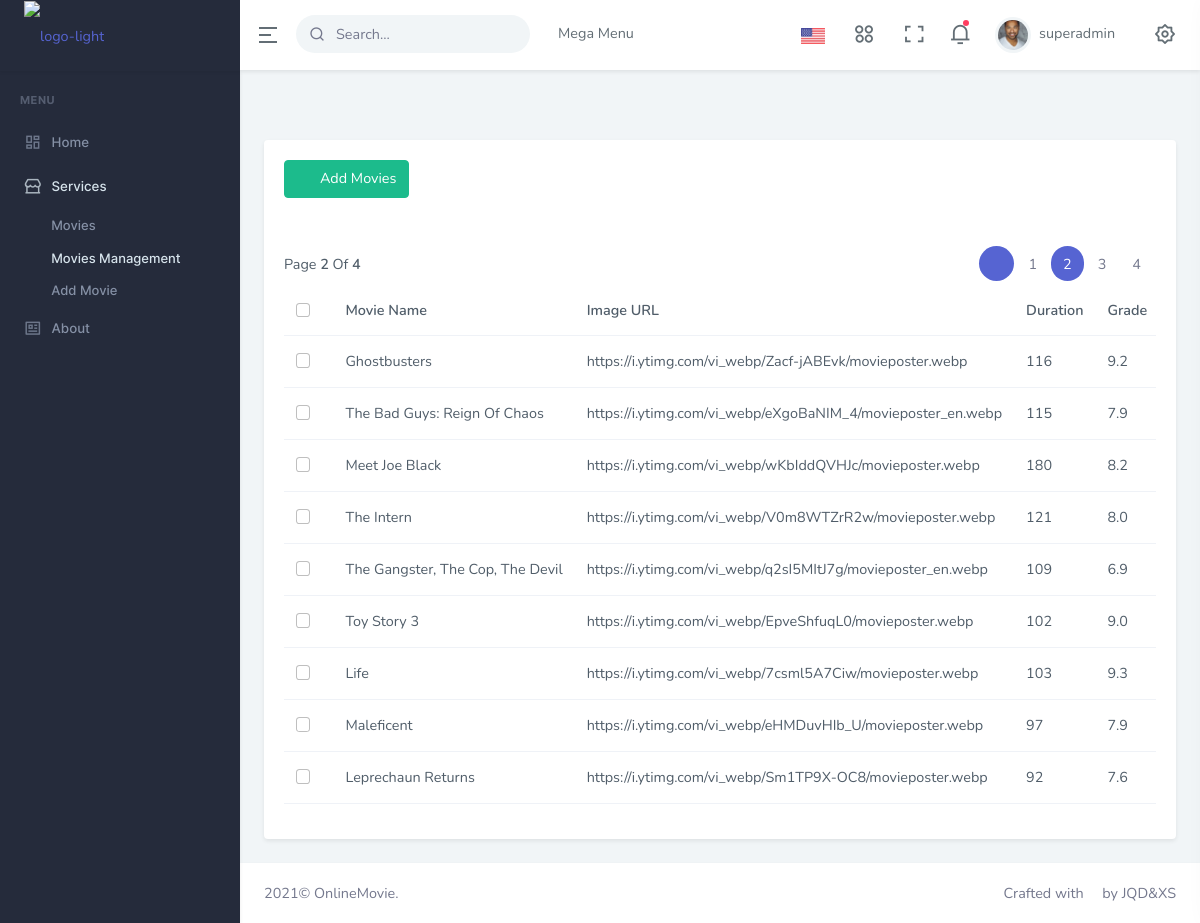
The app's page /about-us/movie_manage?page=2 (signed in) with its own data.
### ecommerce/models.py (models this page shows)
class Movie(models.Model):
    name = models.CharField(max_length=100)
    img_url = models.URLField(max_length=1000)
    duration = models.IntegerField()
    grade = models.FloatField(default=0.0)
    type = models.CharField(max_length=100)
    watch_url = models.URLField(max_length=1000, null=True)
    price = models.IntegerField()
    features = models.CharField(max_length=200, default='Default')
    description = models.CharField(max_length=1000, default='None')
    meta_description = models.CharField(max_length=1000, default='None')
    country = models.CharField(max_length=100, default='Unknown')
    restriction = models.CharField(max_length=100, default='G')

### ecommerce/views.py (the view)
# urls.py: path('movie_manage',views.movie_page),
@csrf_exempt
def movie_page(request):
    all_movies = Movie.objects.all().order_by("-id")  # select all movies in database
    paginator = Paginator(all_movies, 9)
    if request.method == "GET":
        page = request.GET.get('page')
        try:
            movies = paginator.page(page)
        except PageNotAnInteger:
            movies = paginator.page(1)
        except InvalidPage:
            return HttpResponse('404')
        except EmptyPage:
            movies = paginator.page(paginator.num_pages)
    return render(request,'menu/ecommerce/ecommerce-customers.html',{'movies':movies})

### templates/menu/ecommerce/ecommerce-customers.html (shortened to what this page needs)
{% extends 'partials/base.html' %}
{% load static %}
{% block extra_css %}
    <link href="{% static 'libs/datatables.net-bs4/css/dataTables.bootstrap4.min.css' %}" rel="stylesheet" type="text/css" />
    <link href="{% static 'libs/datatables.net-responsive-bs4/css/responsive.bootstrap4.min.css' %}" rel="stylesheet" type="text/css" />
{% endblock %}
{% block content %}
                        <div class="row">
                            <div class="col-lg-12">
                                <div class="card">
                                    <div class="card-body">
                                        <div>
                                            <a href="add-product" class="btn btn-success mb-2"><i class="mdi mdi-plus me-2"></i> Add Movies</a>
                                        </div>
                                        <div class="table-responsive mt-3">
                                            <table class="table table-centered datatable dt-responsive nowrap " style="border-collapse: collapse; border-spacing: 0; width: 100%;">
                                                <thead class="thead-light">
                                                    <tr>
                                                        <th style="width: 20px;">
                                                            <div class="form-check">
                                                                <input type="checkbox" class="form-check-input" id="checkboxall">
                                                                <label class="form-check-label mb-0" for="checkboxall">&nbsp;</label>
                                                            </div>
                                                        </th>
                                                        <th>Movie Name</th>
                                                        <th>Image URL</th>
                                                        <th>Duration</th>
                                                        <th>Grade</th>
                                                    </tr>
                                                </thead>
                                                <tbody>
                                                    {% for movie in movies %}
                                                    <tr>
                                                        <td>
                                                            <div class="form-check">
                                                                <input type="checkbox" name="chkbox" class="form-check-input" id="checkboxall2">
                                                                <label class="form-check-label mb-0" for="checkboxall2">&nbsp;</label>
                                                            </div>
                                                        </td>
                                                        <td>{{movie.name}}</td>
                                                        <td>{{movie.img_url}}</td>
                                                        <td>{{movie.duration}}</td>
                                                        <td>{{movie.grade}}</td>
                                                    </tr>
                                                    {% endfor %}
                                                </tbody>
                                                <div class="row mt-4">
                                                    <div class="col-sm-6">
                                                        <div>
                                                            <p class="mb-sm-0 mt-2">Page <span class="fw-bold">{{ movies.number }}</span> Of <span class="fw-bold">{{ movies.paginator.num_pages }}</span></p>
                                                        </div>
                                                    </div>
                                                    <div class="col-sm-6">
                                                        <div class="float-sm-end">
                                                            <ul class="pagination pagination-rounded mb-sm-0">
                                                                {% if movies.has_previous %}
                                                                    <li class="page-item active">
                                                                        <a href="?page={{ movies.previous_page_number }}" class="page-link"><i class="mdi mdi-chevron-left"></i></a>
                                                                    </li>
                                                                {%else%}
                                                                    <li class="page-item disabled">
                                                                        <a href="#" class="page-link"><i class="mdi mdi-chevron-left"></i></a>
                                                                    </li>
                                                                {%endif%}
                                                                {% for index in movies.paginator.page_range %}
                                                                    {%if index == movies.number%}
                                                                        <li class="page-item active" >
                                                                            <a href="?page={{ index }}" class="page-link">{{ index }}</a>
                                                                        </li>
                                                                    {%else%}
                                                                        <li class="page-item">
                                                                            <a href="?page={{ index }}" class="page-link">{{ index }}</a>
                                                                        </li>
                                                                    {%endif%}
                                                                {% endfor %}
                                                            </ul>
                                                        </div>
                                                    </div>
                                                </div>
                                            </table>
                                        </div>
                                    </div>
                                </div>
                            </div>
                        </div>
{% endblock %}

### templates/partials/header.html (shortened to what this page needs)
{% load static %}
{% block header %}
		<header id="page-topbar">
			<div class="navbar-header">
				<div class="d-flex">
					<div class="navbar-brand-box">
						<a href="{% url 'pages-faqs' %}" class="logo logo-light">
							<span class="logo-lg">
                                    <img src="{% static 'images/logo-light.png' %}" alt="logo-light" height="40">
                                </span>
						</a>
					</div>
					<button type="button" class="btn btn-sm px-3 font-size-24 header-item waves-effect" id="vertical-menu-btn"> <i class="ri-menu-2-line align-middle"></i>
					</button>
					<form class="app-search d-none d-lg-block">
						<div class="position-relative">
							<input type="text" class="form-control" placeholder="Search..."> <span class="ri-search-line"></span>
						</div>
					</form>
					<div class="dropdown dropdown-mega d-none d-lg-block ms-3">
						<button type="button" class="btn header-item waves-effect" data-bs-toggle="dropdown" aria-haspopup="false" aria-expanded="false" key="t-megamenu">Mega Menu <i class="mdi mdi-chevron-down"></i>
						</button>
					</div>
				</div>
				<div class="d-flex">
					<div class="dropdown d-inline-block">
						<button type="button" class="btn header-item waves-effect" data-bs-toggle="dropdown" aria-haspopup="true"
						aria-expanded="false">
						<img id="header-lang-img" src="{% static 'images/flags/us.jpg' %}" alt="Header Language" height="16" />
						</button>
					</div>
					<div class="dropdown d-none d-lg-inline-block ms-1">
						<button type="button" class="btn header-item noti-icon waves-effect" data-bs-toggle="dropdown" aria-haspopup="true" aria-expanded="false"> <i class="ri-apps-2-line"></i>
						</button>
					</div>
					<div class="dropdown d-none d-lg-inline-block ms-1">
						<button type="button" class="btn header-item noti-icon waves-effect" data-toggle="fullscreen"> <i class="ri-fullscreen-line"></i>
						</button>
					</div>
					<div class="dropdown d-inline-block">
						<button type="button" class="btn header-item noti-icon waves-effect" id="page-header-notifications-dropdown" data-bs-toggle="dropdown" aria-expanded="false"> <i class="ri-notification-3-line"></i>
							<span class="noti-dot"></span>
						</button>
					</div>
					<div class="dropdown d-inline-block user-dropdown">
						<button type="button" class="btn header-item waves-effect" id="page-header-user-dropdown" data-bs-toggle="dropdown" aria-haspopup="true" aria-expanded="false">
							<img class="rounded-circle header-profile-user" src="{% static 'images/users/avatar-2.jpg' %}" alt="Header Avatar"> <span class="d-none d-xl-inline-block ms-1">{{user.username}}</span>
							<i class="mdi mdi-chevron-down d-none d-xl-inline-block"></i>
						</button>
					</div>
					<div class="dropdown d-inline-block">
						<button type="button" class="btn header-item noti-icon right-bar-toggle waves-effect"> <i class="ri-settings-2-line"></i>
						</button>
					</div>
				</div>
			</div>
		</header>
{% endblock header %}

### records on screen
Movie: name "Ghostbusters", img_url "https://i.ytimg.com/vi_webp/Zacf-jABEvk/movieposter.webp", duration "116", grade "9.2"
Movie: name "The Bad Guys: Reign Of Chaos", img_url "https://i.ytimg.com/vi_webp/eXgoBaNIM_4/movieposter_en.webp", duration "115", grade "7.9"
Movie: name "Meet Joe Black", img_url "https://i.ytimg.com/vi_webp/wKbIddQVHJc/movieposter.webp", duration "180", grade "8.2"
Movie: name "The Intern", img_url "https://i.ytimg.com/vi_webp/V0m8WTZrR2w/movieposter.webp", duration "121", grade "8.0"
Movie: name "The Gangster, The Cop, The Devil", img_url "https://i.ytimg.com/vi_webp/q2sI5MItJ7g/movieposter_en.webp", duration "109", grade "6.9"
Movie: name "Toy Story 3", img_url "https://i.ytimg.com/vi_webp/EpveShfuqL0/movieposter.webp", duration "102", grade "9.0"
Movie: name "Life", img_url "https://i.ytimg.com/vi_webp/7csml5A7Ciw/movieposter.webp", duration "103", grade "9.3"
Movie: name "Maleficent", img_url "https://i.ytimg.com/vi_webp/eHMDuvHIb_U/movieposter.webp", duration "97", grade "7.9"
Movie: name "Leprechaun Returns", img_url "https://i.ytimg.com/vi_webp/Sm1TP9X-OC8/movieposter.webp", duration "92", grade "7.6"

### other values on screen
{{ user.username }} "superadmin"
{{ movies.number }} "2"
{{ movies.paginator.num_pages }} "4"
{{ index }} "1" "3" "4"
{{ index }} "2"
